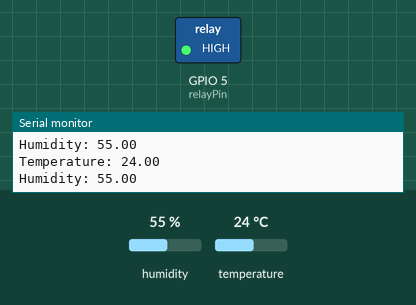
Simulated run of this program. Board: ESP32. Parts: switched loads named in the program (green lamp = pin HIGH), the last lines printed to the serial monitor. The test bench sets the inputs (shaded band); at power-on: humidity 55 %, temperature 24 °C. WiFi joins after 1.5 s; servers stay silent unless stated.

Above: at 3.0 s.
3.1 s: humidity set to 79 %
5.8 s: humidity set to 82 %
At 6.2 s:
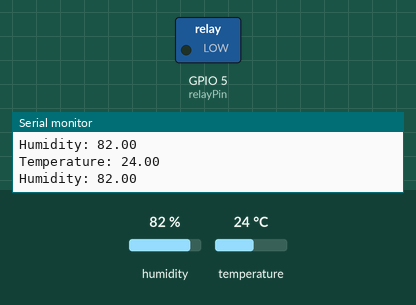
8.5 s: humidity set to 22 %
At 10.1 s:
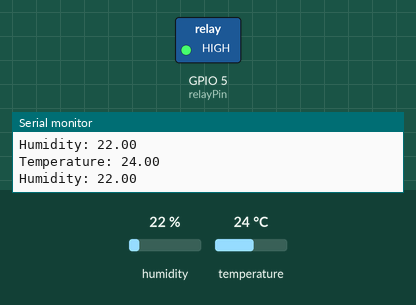
11.3 s: humidity set to 88 %
At 13.3 s:
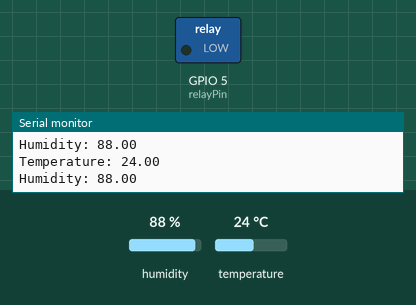
Timing chart, 0 to 14.8 s (numbered marks = the images above; inputs shaded):
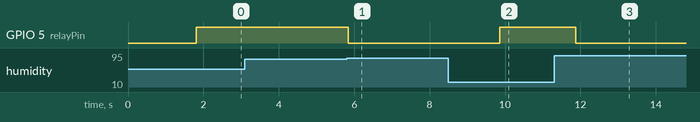

Measured:
- the behaviour switches between 80 and 81 % on humidity (found by bisection; images 0 and 1)
- after the input at 5.8 s, GPIO 5 (relayPin): HIGH → LOW at once
- after the input at 8.5 s, GPIO 5 (relayPin): LOW → HIGH after 1.4 s
- after the input at 11.3 s, GPIO 5 (relayPin): HIGH → LOW after 0.57 s

The program:

main.cpp
```cpp
#define BLYNK_TEMPLATE_ID "xxxxxxxxxx"
#define BLYNK_TEMPLATE_NAME "xxxxxxxxxx"
#define BLYNK_AUTH_TOKEN "xxxxxxxxxxx"

#include "DHTesp.h"
#include <WiFi.h>
#include <BlynkSimpleEsp32.h>

DHTesp dhtSensor;
const int dhtPin = 18;
const int relayPin = 5;
int relayState;

char ssid[] = "yourNetwork";
char pass[] = "yourPassword";

void setup() {
  Serial.begin(115200);
  Blynk.begin(BLYNK_AUTH_TOKEN, ssid, pass);
  dhtSensor.setup(dhtPin, DHTesp::DHT22);
  pinMode(relayPin, OUTPUT);
  digitalWrite(relayPin, HIGH);
}

void loop() {
  Blynk.run();
  TempAndHumidity  data = dhtSensor.getTempAndHumidity();
  Blynk.virtualWrite(V1, data.temperature);
  Blynk.virtualWrite(V2, data.humidity);

  if (data.humidity > 80 || relayState == 1) {
    digitalWrite(relayPin, LOW);
  } else {
    digitalWrite(relayPin, HIGH);
  }

  Serial.print("Humidity: ");
  Serial.println(data.humidity);
  Serial.print("Temperature: ");
  Serial.println(data.temperature);

  Serial.print("Humidity: ");
  Serial.println(data.humidity);

  delay(2000);

}

BLYNK_WRITE(V0) {
  relayState = param.asInt();
}
```
